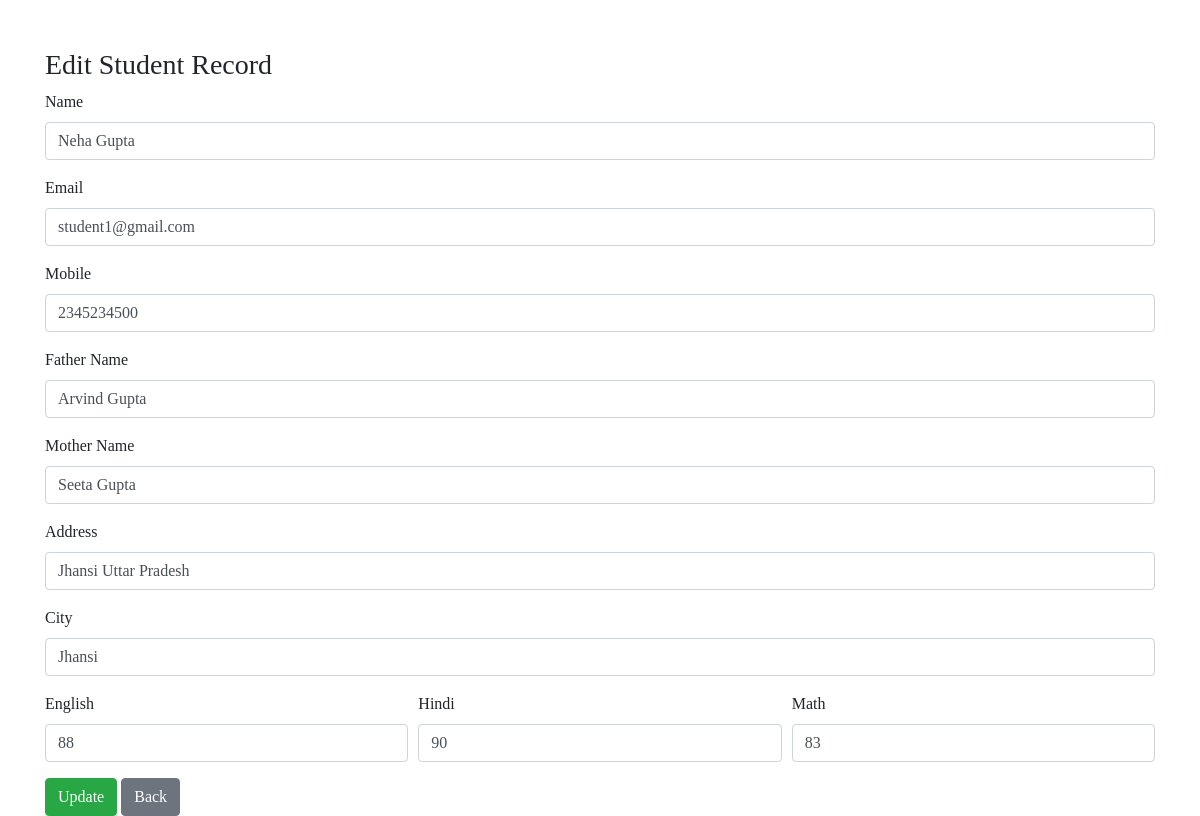
Page /edit.php?id=2 on the committed database.
### tables this page shows
CREATE TABLE `student_result` (
  `id` int(11) NOT NULL,
  `email` varchar(100) DEFAULT NULL,
  `name` varchar(100) DEFAULT NULL,
  `rollno` varchar(20) DEFAULT NULL,
  `mobile` varchar(15) DEFAULT NULL,
  `father` varchar(100) DEFAULT NULL,
  `mother` varchar(100) DEFAULT NULL,
  `photo` varchar(255) DEFAULT NULL,
  `address` varchar(255) DEFAULT NULL,
  `city` varchar(100) DEFAULT NULL,
  `english` varchar(50) DEFAULT NULL,
  `hindi` varchar(50) DEFAULT NULL,
  `math` varchar(50) DEFAULT NULL,
  `percentage` float DEFAULT NULL
);

### edit.php (the view, shortened to what this page needs)
<?php
include 'connection.php';
if (isset($_GET['id'])) {
    $id = $_GET['id'];
    $query = "SELECT * FROM student_result WHERE id = $id";
    $result = mysqli_query($conn, $query);
    $row = mysqli_fetch_assoc($result);
}
?>
<?php
include 'header.php';
?>
<div class="container mt-5">
    <h3>Edit Student Record</h3>
    <form method="POST">
        <div class="form-group">
            <label>Name</label>
            <input type="text" name="name" value="<?= $row['name'] ?>" class="form-control" required>
        </div>
        <div class="form-group">
            <label>Email</label>
            <input type="email" name="email" value="<?= $row['email'] ?>" class="form-control" required>
        </div>
        <div class="form-group">
            <label>Mobile</label>
            <input type="text" name="mobile" value="<?= $row['mobile'] ?>" class="form-control" required>
        </div>
        <div class="form-group">
            <label>Father Name</label>
            <input type="text" name="father" value="<?= $row['father'] ?>" class="form-control">
        </div>
        <div class="form-group">
            <label>Mother Name</label>
            <input type="text" name="mother" value="<?= $row['mother'] ?>" class="form-control">
        </div>
        <div class="form-group">
            <label>Address</label>
            <input type="text" name="address" value="<?= $row['address'] ?>" class="form-control">
        </div>
        <div class="form-group">
            <label>City</label>
            <input type="text" name="city" value="<?= $row['city'] ?>" class="form-control">
        </div>
        <div class="form-row">
            <div class="form-group col-md-4">
                <label>English </label>
                <input type="number" name="english" value="<?= $row['english'] ?>" class="form-control">
            </div>
            <div class="form-group col-md-4">
                <label>Hindi </label>
                <input type="number" name="hindi" value="<?= $row['hindi'] ?>" class="form-control">
            </div>
            <div class="form-group col-md-4">
                <label>Math </label>
                <input type="number" name="math" value="<?= $row['math'] ?>" class="form-control">
            </div>
        </div>
        <button type="submit" name="update" class="btn btn-success">Update</button>
        <a href="view_results.php" class="btn btn-secondary">Back</a>
    </form>
</div>
<?php
include 'footer.php';
?>

### css/style.css (style rules this page uses)
* { margin: 0; padding: 0; box-sizing: border-box; font-family: serif; }
body { background-color: rgb(255, 255, 255); }

### rows in the picture
student_result: name "Neha Gupta", email "student1@gmail.com", mobile "2345234500", father "Arvind Gupta", mother "Seeta Gupta", address "Jhansi Uttar Pradesh", city "Jhansi", english "88", hindi "90", math "83"
